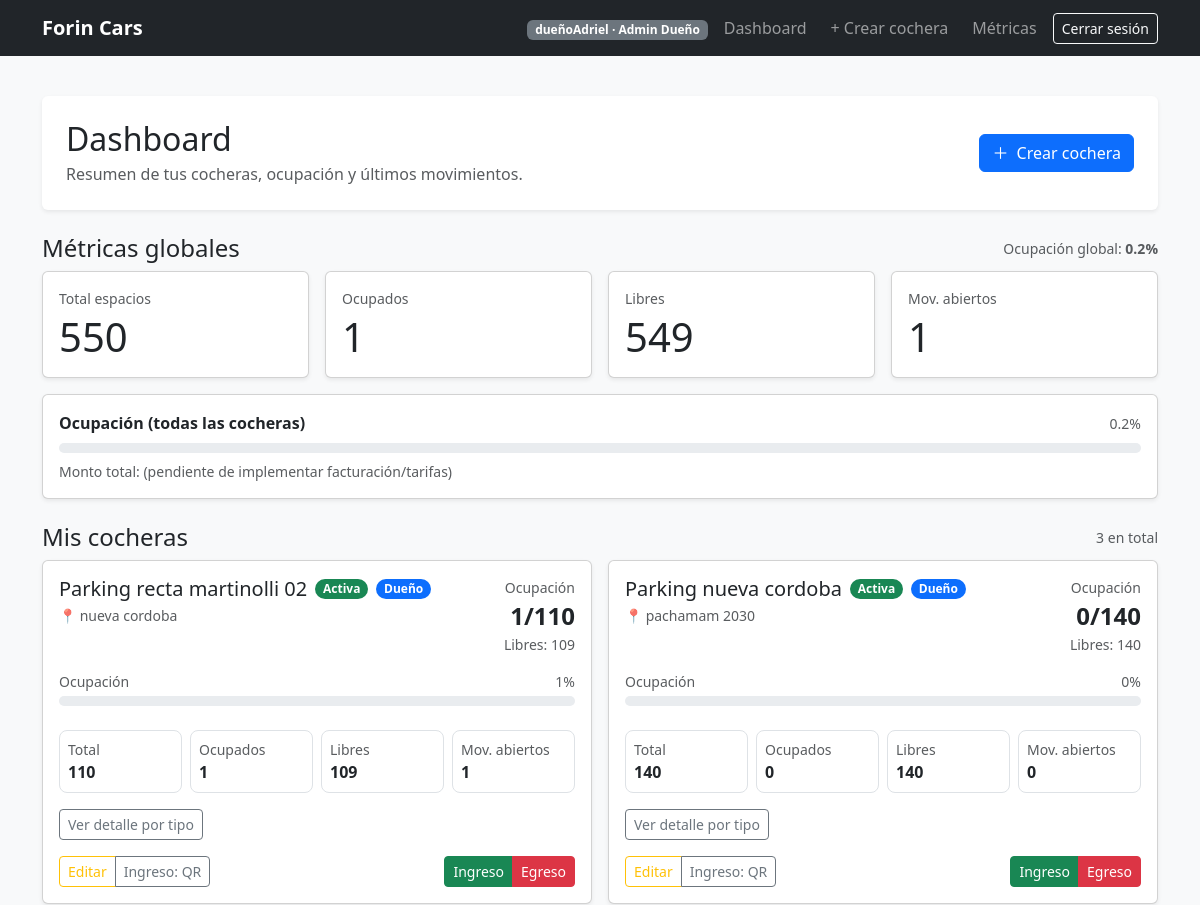
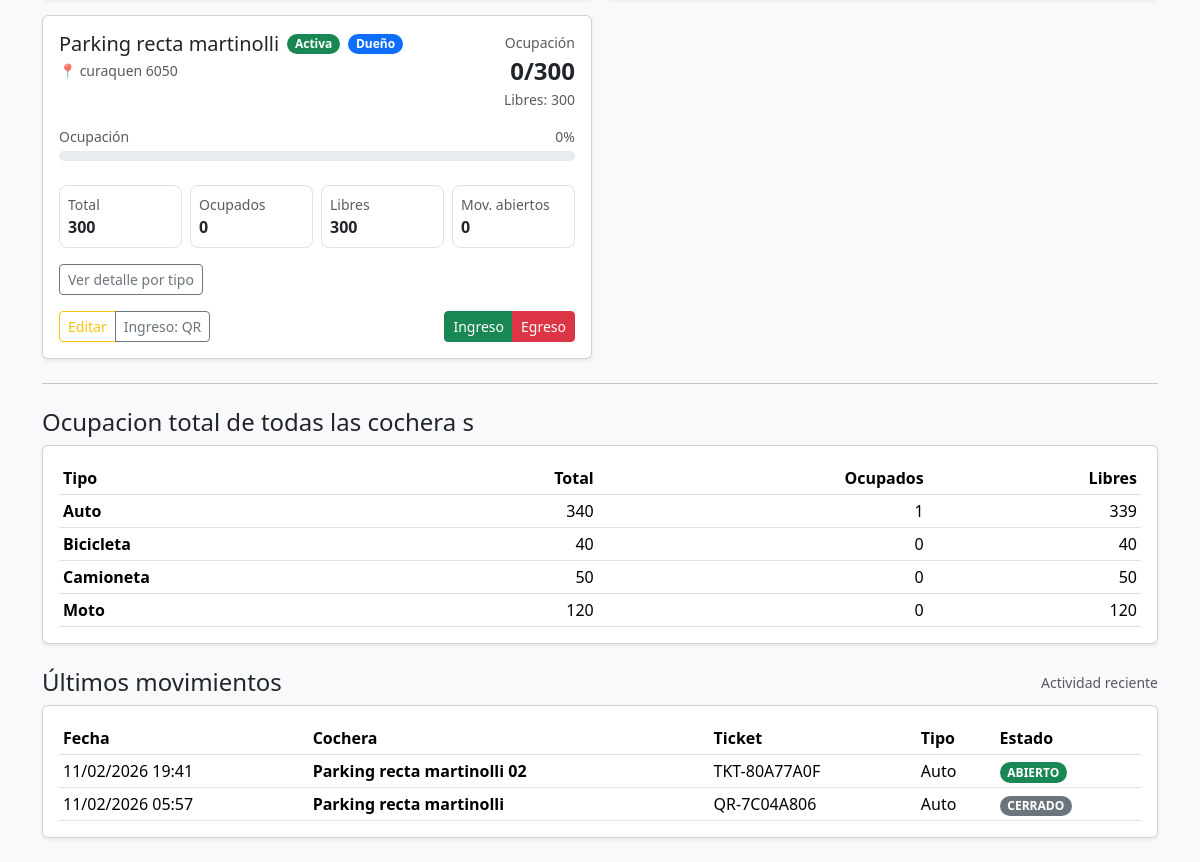
Before: /dashboard/ (signed in) with the older database file (2 pictures, top to bottom).
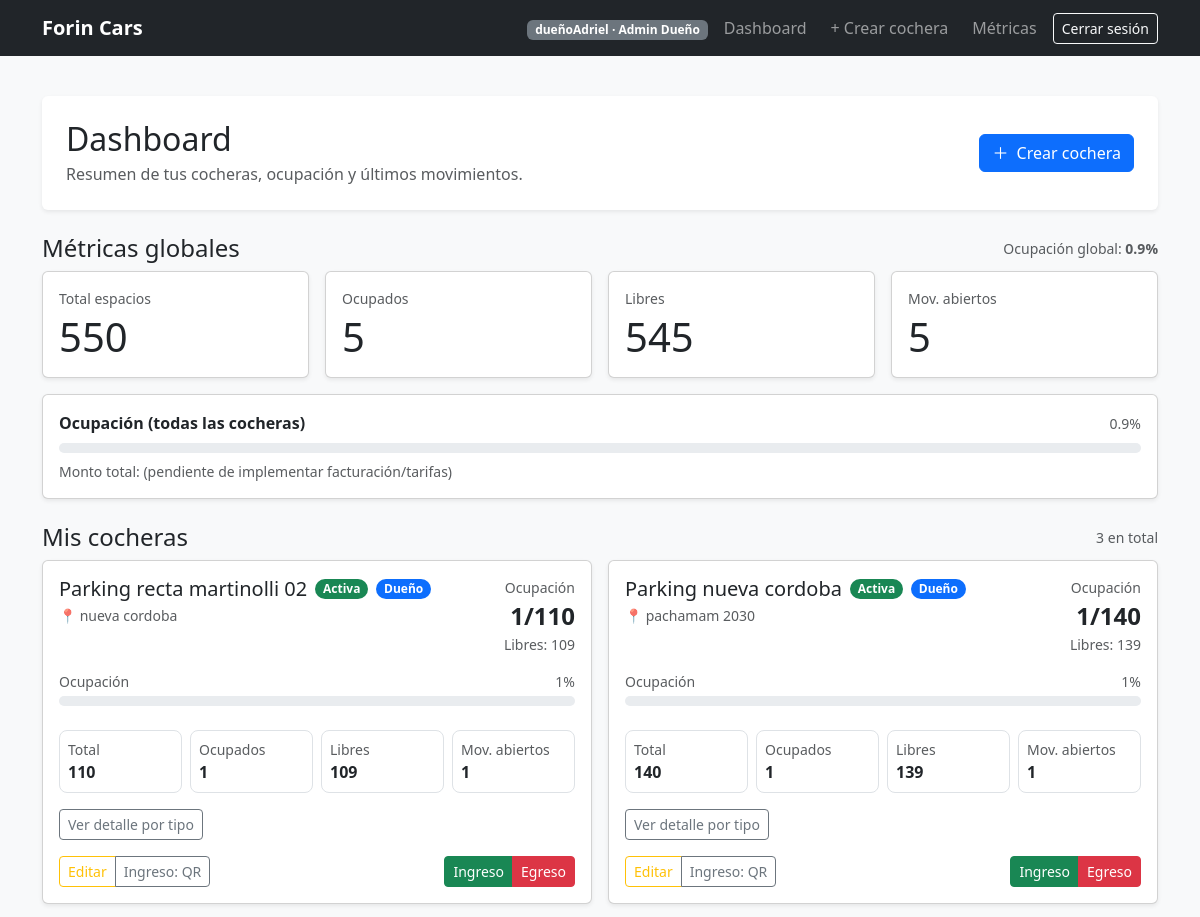
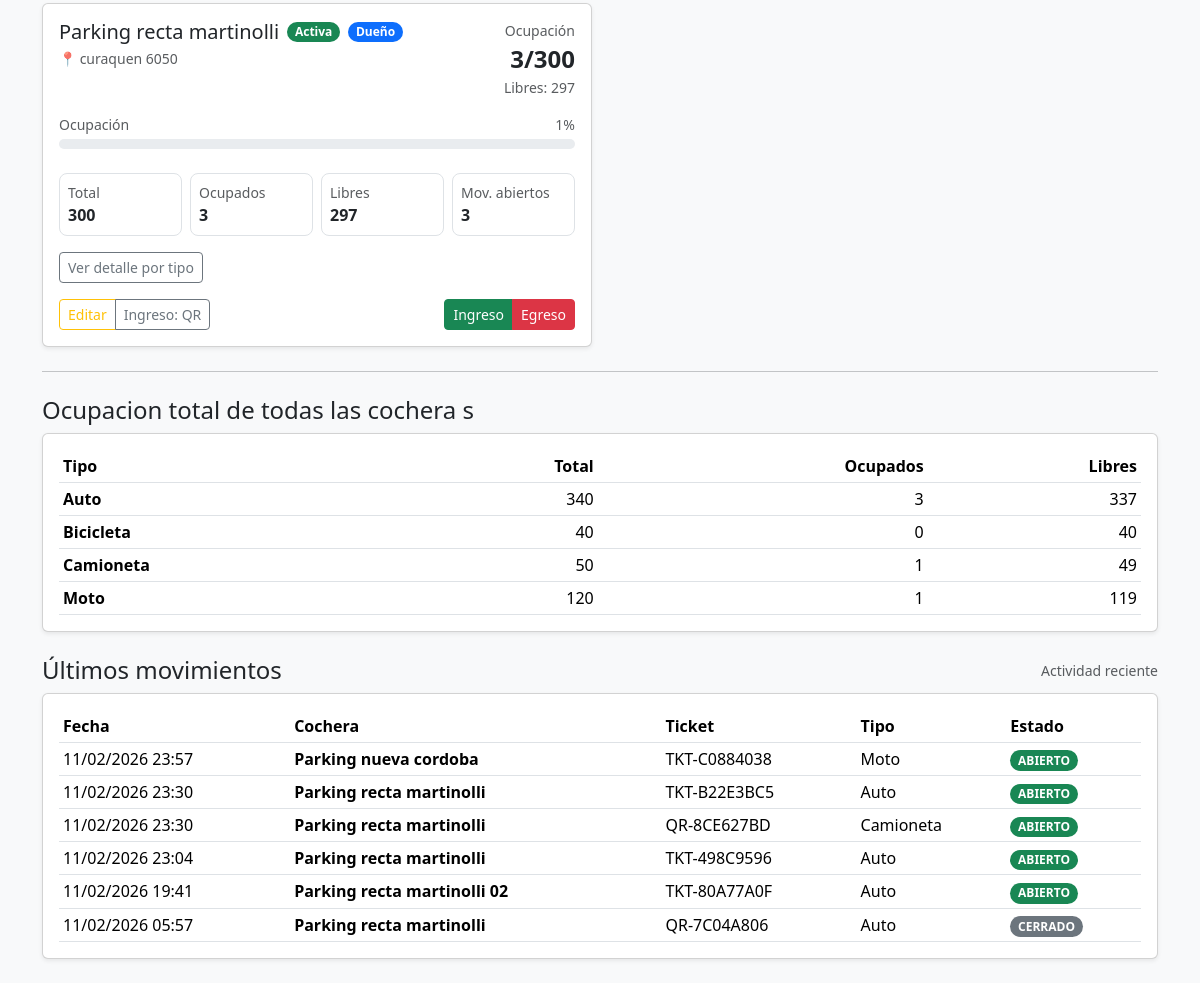
After: the same page with the newer database file (2 pictures, top to bottom).
### parking/models.py (models this page shows, shortened)
class Cochera(models.Model):
    owner = models.ForeignKey(
        settings.AUTH_USER_MODEL,
        on_delete=models.CASCADE,
        related_name="cocheras",
    )
    nombre = models.CharField(max_length=120)
    direccion = models.CharField(max_length=200, blank=True)
    activa = models.BooleanField(default=True)
    created_at = models.DateTimeField(auto_now_add=True)
    empleados = models.ManyToManyField(
        settings.AUTH_USER_MODEL,
        related_name="cocheras_asignadas",
        blank=True,
        through="CocheraEmpleado",
    )

class TipoEspacio(models.Model):
    nombre = models.CharField(max_length=60, unique=True)

class Movimiento(models.Model):
    ABIERTO = "ABIERTO"
    CERRADO = "CERRADO"
    ESTADOS = [(ABIERTO, "ABIERTO"), (CERRADO, "CERRADO")]
    cochera = models.ForeignKey(Cochera, on_delete=models.CASCADE, related_name="movimientos")
    vehiculo = models.ForeignKey(Vehiculo, on_delete=models.PROTECT, related_name="movimientos")
    espacio = models.ForeignKey(Espacio, on_delete=models.PROTECT, related_name="movimientos")
    operador = models.ForeignKey(settings.AUTH_USER_MODEL, on_delete=models.PROTECT, related_name="movimientos")
    estado = models.CharField(max_length=10, choices=ESTADOS, default=ABIERTO)
    ingreso_at = models.DateTimeField(default=timezone.now)
    egreso_at = models.DateTimeField(null=True, blank=True)
    horas_previstas = models.PositiveIntegerField(default=1)
    egreso_estimado_at = models.DateTimeField(null=True, blank=True)
    tarifa_hora_aplicada = models.DecimalField(max_digits=10, decimal_places=2, default=0)
    monto_estimado = models.DecimalField(max_digits=12, decimal_places=2, default=0)
    class Meta:
        indexes = [
            models.Index(fields=["cochera", "estado"]),
            models.Index(fields=["vehiculo", "estado"]),
            models.Index(fields=["espacio", "estado"]),
            models.Index(fields=["egreso_estimado_at"]),
        ]

class Vehiculo(models.Model):
    cliente = models.ForeignKey(Cliente, on_delete=models.PROTECT, related_name="vehiculos")
    patente_ult3 = models.CharField(max_length=3, blank=True, null=True)
    ticket = models.CharField(max_length=20)
    tipo = models.ForeignKey(TipoEspacio, on_delete=models.PROTECT)
    class Meta:
        constraints = [
            models.UniqueConstraint(fields=["ticket"], name="uq_vehiculo_ticket"),
        ]

### users/views.py (the view)
# urls.py: path("dashboard/", views.dashboard_view, name="dashboard"),
@login_required
def dashboard_view(request):
    user = request.user
    is_superadmin = user.is_superuser
    is_admin_dueno = is_superadmin or user.groups.filter(name="ADMIN_DUENO").exists()
    is_admin_empleado = is_superadmin or user.groups.filter(name="ADMIN_EMPLEADO").exists()
    can_manage_cochera = is_admin_dueno
    can_operate = is_admin_dueno or is_admin_empleado
    cocheras = (
        Cochera.objects.filter(
            Q(owner=user) |
            Q(cocheraempleado__empleado=user, cocheraempleado__activo=True)
        )
        .filter(activa=True)
        .distinct()
        .order_by("-created_at", "-id")
        .prefetch_related("capacidades__tipo", "espacios__tipo")
    )
    total_espacios = 0
    ocupados = 0
    libres = 0
    mov_abiertos = 0
    totales_por_tipo = {}  # tipo_id -> dict(tipo,total,ocupados,libres)
    cocheras_data = []
    for c in cocheras:
        caps = list(c.capacidades.all())
        total_por_tipo = {cap.tipo_id: cap.cantidad for cap in caps}
        tipo_obj = {cap.tipo_id: cap.tipo for cap in caps}
        espacios = list(c.espacios.all())
        ocupados_por_tipo = defaultdict(int)
        for e in espacios:
            if e.ocupado:
                ocupados_por_tipo[e.tipo_id] += 1
            if e.tipo_id not in tipo_obj:
                tipo_obj[e.tipo_id] = e.tipo
                total_por_tipo.setdefault(e.tipo_id, 0)
        por_tipo_list = []
        total_c = 0
        ocupados_c = 0
        for tipo_id, tipo in sorted(tipo_obj.items(), key=lambda kv: kv[1].nombre):
            t_total = int(total_por_tipo.get(tipo_id, 0))
            t_ocup = int(ocupados_por_tipo.get(tipo_id, 0))
            t_lib = max(t_total - t_ocup, 0)
            por_tipo_list.append({
                "tipo": tipo,
                "total": t_total,
                "ocupados": t_ocup,
                "libres": t_lib,
            })
            total_c += t_total
            ocupados_c += t_ocup
            if tipo_id not in totales_por_tipo:
                totales_por_tipo[tipo_id] = {"tipo": tipo, "total": 0, "ocupados": 0, "libres": 0}
            totales_por_tipo[tipo_id]["total"] += t_total
            totales_por_tipo[tipo_id]["ocupados"] += t_ocup
        libres_c = max(total_c - ocupados_c, 0)
        abiertos_c = c.movimientos.filter(estado="ABIERTO").count()
        total_espacios += total_c
        ocupados += ocupados_c
        libres += libres_c
        mov_abiertos += abiertos_c
        cocheras_data.append({
            "cochera": c,
            "is_owner": (c.owner_id == user.id),
            "total_espacios": total_c,
            "ocupados": ocupados_c,
            "libres": libres_c,
            "mov_abiertos": abiertos_c,
            "por_tipo": por_tipo_list,
        })
    totales_por_tipo_list = []
    for d in totales_por_tipo.values():
        d["libres"] = max(d["total"] - d["ocupados"], 0)
        totales_por_tipo_list.append(d)
    totales_por_tipo_list.sort(key=lambda x: x["tipo"].nombre)
    ocupacion_pct = round((ocupados / total_espacios * 100) if total_espacios else 0, 1)
    ultimos = (
        Movimiento.objects.filter(cochera__in=cocheras)
        .select_related("cochera", "vehiculo", "vehiculo__tipo", "espacio", "espacio__tipo")
        .order_by("-ingreso_at")[:10]
    )
    total_facturado = None
    ctx = {
        "cocheras": cocheras,
        "cocheras_data": cocheras_data,
        "total_espacios": total_espacios,
        "ocupados": ocupados,
        "libres": libres,
        "mov_abiertos": mov_abiertos,
        "ocupacion_pct": ocupacion_pct,
        "ultimos": ultimos,
        "totales_por_tipo": totales_por_tipo_list,
        "is_superadmin": is_superadmin,
        "can_manage_cochera": can_manage_cochera,
        "can_operate": can_operate,
        "total_facturado": total_facturado,
    }
    return render(request, "users/dashboard.html", ctx)

### users/context_processors.py (called while the page is built)
def role_flags(request):
    u = getattr(request, "user", None)
    if not u or not u.is_authenticated:
        return {"can_manage_cochera": False, "can_operate": False, "is_superadmin": False}
    is_superadmin = u.is_superuser
    can_manage_cochera = is_superadmin or u.groups.filter(name="ADMIN_DUENO").exists()
    can_operate = can_manage_cochera or u.groups.filter(name="ADMIN_EMPLEADO").exists()
    return {
        "is_superadmin": is_superadmin,
        "can_manage_cochera": can_manage_cochera,
        "can_operate": can_operate,
    }

### users/templates/users/dashboard.html (shortened to what the changed rows need)
{% extends "base.html" %}
{% block content %}
<div class="container py-4">
  <div class="card border-0 shadow-sm mb-4">
    <div class="card-body p-3 p-md-4">
      <div class="d-flex flex-column flex-md-row align-items-md-center justify-content-between gap-3">
        <div>
          <h2 class="mb-1">Dashboard</h2>
        </div>
      </div>
    </div>
  </div>
  <div class="d-flex align-items-center justify-content-between mb-2">
    <div class="text-muted small">
      Ocupación global: <span class="fw-semibold">{{ ocupacion_pct|default:0 }}%</span>
    </div>
  </div>
  <div class="row g-3 mb-3">
    <div class="col-12 col-md-3">
      <div class="card h-100 shadow-sm">
        <div class="card-body">
          <div class="text-muted small mb-1">Ocupados</div>
          <div class="display-6 mb-0">{{ ocupados|default:0 }}</div>
        </div>
      </div>
    </div>
    <div class="col-12 col-md-3">
      <div class="card h-100 shadow-sm">
        <div class="card-body">
          <div class="text-muted small mb-1">Libres</div>
          <div class="display-6 mb-0">{{ libres|default:0 }}</div>
        </div>
      </div>
    </div>
    <div class="col-12 col-md-3">
      <div class="card h-100 shadow-sm">
        <div class="card-body">
          <div class="text-muted small mb-1">Mov. abiertos</div>
          <div class="display-6 mb-0">{{ mov_abiertos|default:0 }}</div>
        </div>
      </div>
    </div>
  </div>
  <div class="card shadow-sm mb-4">
    <div class="card-body">
      <div class="d-flex align-items-center justify-content-between mb-2">
        <div class="fw-semibold">Ocupación (todas las cocheras)</div>
        <div class="text-muted small">{{ ocupacion_pct|default:0 }}%</div>
      </div>
    </div>
  </div>
  {% if cocheras_data %}
    <div class="row g-3">
      {% for item in cocheras_data %}
        {% with c=item.cochera %}
        {% widthratio item.ocupados item.total_espacios 100 as occ_pct %}
        <div class="col-12 col-xl-6">
          <div class="card h-100 shadow-sm">
            <div class="card-body">
              <div class="d-flex align-items-start justify-content-between gap-3">
                <div class="me-2">
                  <div class="d-flex flex-wrap align-items-center gap-2">
                    <h5 class="mb-0">{{ c.nombre }}</h5>
                    <span class="badge rounded-pill text-bg-{% if c.activa %}success{% else %}secondary{% endif %}">
                      {% if c.activa %}Activa{% else %}Inactiva{% endif %}
                    </span>
                    <span class="badge rounded-pill text-bg-{% if item.is_owner %}primary{% else %}info{% endif %}">
                      {% if item.is_owner %}Dueño{% else %}Empleado{% endif %}
                    </span>
                  </div>
                  <div class="text-muted small mt-1">
                    📍 {{ c.direccion|default:"(sin dirección)" }}
                  </div>
                </div>
                <div class="text-end">
                  <div class="text-muted small">Ocupación</div>
                  <div class="fs-4 fw-semibold">{{ item.ocupados }}/{{ item.total_espacios }}</div>
                  <div class="text-muted small">Libres: {{ item.libres }}</div>
                </div>
              </div>
              <div class="mt-3">
                <div class="d-flex align-items-center justify-content-between small text-muted mb-1">
                  <span>Ocupación</span>
                  <span>{{ occ_pct }}%</span>
                </div>
                <div class="progress" style="height: 10px;">
                </div>
              </div>
              <div class="row g-2 mt-3">
                <div class="col-6 col-md-3">
                  <div class="border rounded-3 p-2">
                    <div class="text-muted small">Total</div>
                    <div class="fw-semibold">{{ item.total_espacios }}</div>
                  </div>
                </div>
                <div class="col-6 col-md-3">
                  <div class="border rounded-3 p-2">
                    <div class="text-muted small">Ocupados</div>
                    <div class="fw-semibold">{{ item.ocupados }}</div>
                  </div>
                </div>
                <div class="col-6 col-md-3">
                  <div class="border rounded-3 p-2">
                    <div class="text-muted small">Libres</div>
                    <div class="fw-semibold">{{ item.libres }}</div>
                  </div>
                </div>
                <div class="col-6 col-md-3">
                  <div class="border rounded-3 p-2">
                    <div class="text-muted small">Mov. abiertos</div>
                    <div class="fw-semibold">{{ item.mov_abiertos }}</div>
                  </div>
                </div>
              </div>
              <div class="mt-3">
                <button
                  class="btn btn-sm btn-outline-secondary"
                  type="button"
                  data-bs-toggle="collapse"
                  data-bs-target="#porTipo{{ c.id }}"
                  aria-expanded="false"
                  aria-controls="porTipo{{ c.id }}"
                >
                  Ver detalle por tipo
                </button>
              </div>
            </div>
            <div class="card-footer bg-transparent border-0 pt-0 pb-3 px-3">
              <div class="d-flex flex-wrap gap-2 align-items-center justify-content-between">
                <div class="btn-group" role="group" aria-label="Acciones cochera">
                  {% if can_manage_cochera and item.is_owner %}
                    <a class="btn btn-outline-warning btn-sm" href="{% url 'parking:cochera_edit' c.id %}">
                      Editar
                    </a>
                  {% endif %}
                  <a class="btn btn-outline-secondary btn-sm" href="{% url 'parking:cochera_qr' c.id %}" target="_blank">
                     Ingreso: QR
                  </a>
                </div>
                {% if can_operate %}
                  <div class="btn-group" role="group" aria-label="Operación">
                    <a class="btn btn-success btn-sm" href="{% url 'parking:ingreso_cochera' c.id %}">
                      Ingreso
                    </a>
                    <a class="btn btn-danger btn-sm" href="{% url 'parking:egreso_cochera' c.id %}">
                      Egreso
                    </a>
                  </div>
                {% endif %}
              </div>
            </div>
          </div>
        </div>
        {% endwith %}
      {% endfor %}
    </div>
  {% endif %}
  <div class="card shadow-sm mb-4">
    <div class="card-body">
      <div class="table-responsive">
        <table class="table table-sm table-hover align-middle mb-0">
          <thead>
            <tr>
              <th>Tipo</th>
              <th class="text-end">Total</th>
              <th class="text-end">Ocupados</th>
              <th class="text-end">Libres</th>
            </tr>
          </thead>
          <tbody>
            {% for row in totales_por_tipo %}
              <tr>
                <td class="fw-semibold">{{ row.tipo.nombre }}</td>
                <td class="text-end">{{ row.total }}</td>
                <td class="text-end">{{ row.ocupados }}</td>
                <td class="text-end">{{ row.libres }}</td>
              </tr>
            {% empty %}
              <tr><td colspan="4" class="text-muted">No hay datos de capacidades.</td></tr>
            {% endfor %}
          </tbody>
        </table>
      </div>
    </div>
  </div>
  <div class="card shadow-sm">
    <div class="card-body">
      <div class="table-responsive">
        <table class="table table-sm table-hover align-middle mb-0">
          <thead>
            <tr>
              <th class="text-nowrap">Fecha</th>
              <th>Cochera</th>
              <th>Ticket</th>
              <th>Tipo</th>
              <th>Estado</th>
            </tr>
          </thead>
          <tbody>
            {% for m in ultimos %}
              <tr>
                <td class="text-nowrap">
                  {{ m.ingreso_at|date:"d/m/Y H:i" }}
                </td>
                <td class="fw-semibold">{{ m.cochera.nombre }}</td>
                <td class="text-nowrap">{{ m.vehiculo.ticket }}</td>
                <td>{{ m.vehiculo.tipo.nombre }}</td>
                <td>
                  <span class="badge rounded-pill text-bg-{% if m.estado == 'ABIERTO' %}success{% else %}secondary{% endif %}">
                    {{ m.estado }}
                  </span>
                </td>
              </tr>
            {% empty %}
              <tr><td colspan="5" class="text-muted">Sin movimientos.</td></tr>
            {% endfor %}
          </tbody>
        </table>
      </div>
    </div>
  </div>
</div>
{% endblock %}

Changed rows visible on the page:
computed for Cochera "Parking nueva cordoba": ocupados "0" → "1"; libres "140" → "139"; activa "0" → "1"; mov_abiertos "0" → "1"
computed for Cochera "Parking recta martinolli": ocupados "0" → "3"; libres "300" → "297"; activa "0" → "1"; mov_abiertos "0" → "3"
computed for TipoEspacio "Auto": ocupados "1" → "3"; libres "339" → "337"
computed for TipoEspacio "Camioneta": ocupados "0" → "1"; libres "50" → "49"
computed for TipoEspacio "Moto": ocupados "0" → "1"; libres "120" → "119"
added Movimiento: ingreso_at "11/02/2026 23:57", cochera.nombre "Parking nueva cordoba", vehiculo.ticket "TKT-C0884038", vehiculo.tipo.nombre "Moto", estado "ABIERTO"
added Movimiento: ingreso_at "11/02/2026 23:30", cochera.nombre "Parking recta martinolli", vehiculo.ticket "TKT-B22E3BC5", vehiculo.tipo.nombre "Auto", estado "ABIERTO"
added Movimiento: ingreso_at "11/02/2026 23:30", cochera.nombre "Parking recta martinolli", vehiculo.ticket "QR-8CE627BD", vehiculo.tipo.nombre "Camioneta", estado "ABIERTO"
added Movimiento: ingreso_at "11/02/2026 23:04", cochera.nombre "Parking recta martinolli", vehiculo.ticket "TKT-498C9596", vehiculo.tipo.nombre "Auto", estado "ABIERTO"
Other visible differences:
{{ ocupacion_pct|default:0 }}: "0.2" → "0.9"
{{ ocupados|default:0 }}: "1" → "5"
{{ libres|default:0 }}: "549" → "545"
{{ mov_abiertos|default:0 }}: "1" → "5"
